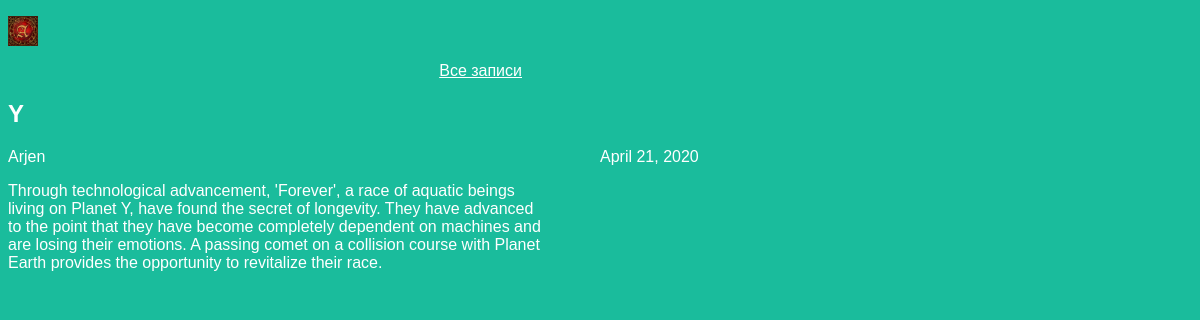
Page /article/3 on the committed database.
### articles/models.py (models this page shows, shortened)
class Article(models.Model):
    title = models.CharField(max_length=200)
    author = models.ForeignKey(User, on_delete=models.CASCADE)
    text = models.TextField()
    created_date = models.DateField(auto_now_add=True)

### articles/views.py (the view)
# urls.py: path('article/<article_id>', views.get_article),
def get_article(request, article_id):
    try:
        post = Article.objects.get(id=article_id)
        return render(request, 'article.html', {"post": post})
    except Article.DoesNotExist:
        raise Http404

### articles/templates/article.html (shortened to what this page needs)
<!DOCTYPE html>
<head>
<link rel="stylesheet" href="{{ STATIC_URL }}/static/css/article.css">
</head>
<body>
<div class="header">
<p> <img src="{{ STATIC_URL }}/static/project.png"/> </p>
</div>
<div class="one-post">
<p class="all-articles"><a href="/">Все записи</a>
<h2 class="post-title">{{ post.title }}</h2>
<div class="article-info">
<div class="article-author">{{post.author.username }}</div>
<div class="article-created- date">{{post.created_date }}</div>
</div>
<p class="article-text">{{ post.text }}</p>
</div>
</body>

### articles/static/css/article.css (style rules this page uses)
body { background: #1abc9c; font-family: Tahoma, Arial, sans-serif; color: #ffffff; }
.header img { display: block; width: 30px; margin-right: auto; }
.article-author { width: 50%; float: left; }
.article-text { text-align:left; margin-left: auto; margin-right: 650px; }
.all-articles a { color: #ffffff; }
.all-articles { text-align:right; margin-left:auto; margin-right:670px; }

### rows in the picture
Article: title "Y", author.username "Arjen", created_date "April 21, 2020", text "Through technological advancement, 'Forever', a race of aquatic beings living on Planet Y, have found the secret of longevity. They have advanced to the point that they have become completely dependent on machines and are losing their emotions. A passing comet on a collision course with Planet Earth provides the opportunity to revitalize their race."
